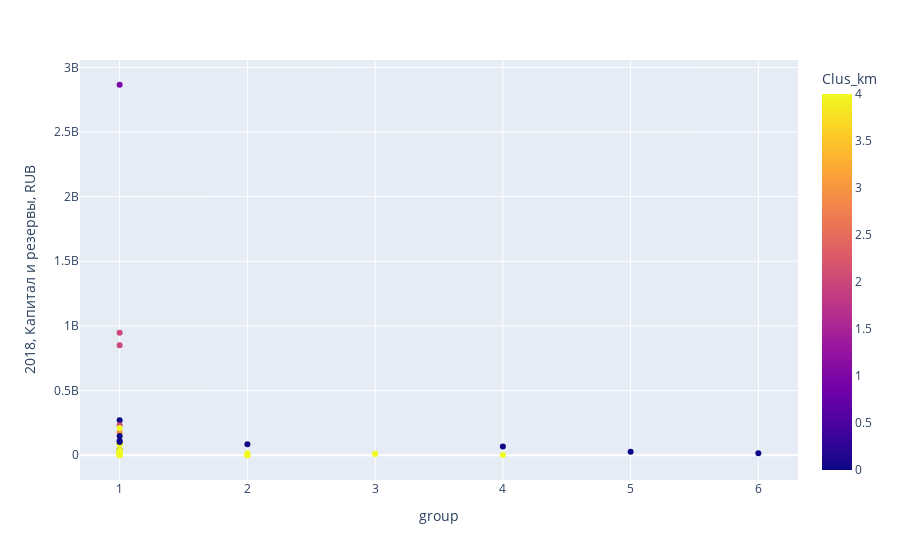

Here is the notebook cell this chart was saved with:
### Code cell
fig = px.scatter(year_2018, x="group", y="2018, Капитал и резервы, RUB", color="Clus_km")
fig.show()

### Figure 1 — Plotly figure (JSON) as saved in the notebook; plotly's stock layout.template omitted (floating-point values rounded to 4 significant figures)
{"data": [{"hovertemplate": "group=%{x}<br>2018, Капитал и резервы, RUB=%{y}<br>Clus_km=%{marker.color}<extra></extra>", "legendgroup": "", "marker": {"color": [4, 4, 4, 4, 0, 4, 4, 4, 4, 4, 4, 4, 4, 4, 2, 0, 2, 3, 0, 2, 0, 4, 4, 4, 0, 4, 4, 4, 4, 0, 4, 4, 4, 4, 0, 4, 0, 4, 4, 4, 4, 4, 4, 4, 4, 1, 4, 4, 4, 4, 4, 4, 4, 0], "coloraxis": "coloraxis", "symbol": "circle"}, "mode": "markers", "name": "", "orientation": "v", "showlegend": false, "type": "scatter", "x": [1, 1, 1, 1, 1, 1, 1, 1, 2, 3, 1, 1, 1, 1, 1, 1, 1, 1, 6, 1, 1, 2, 1, 2, 5, 1, 1, 1, 1, 1, 1, 1, 3, 2, 2, 1, 1, 1, 1, 1, 2, 1, 1, 1, 1, 1, 4, 1, 1, 2, 1, 1, 1, 4], "xaxis": "x", "y": [20352000, 2008000, 88649000, 95937000, 271591000, 40286000, 86075000, 22006000, 152000, 12705000, null, 41063000, 4821000, 3345000, 947396000, 37934000, 850623000, 178401000, 15112000, 231875000, 149383000, null, 636000, 16240000, 26477000, 11233000, 15108000, 35084000, 5720000, 113057000, 78607000, 13047000, 10480000, 829000, 84590000, null, 102698000, 165000, 210268000, 28897000, 1858000, 35269000, 1214000, 8047000, null, 2865046000, 2409000, 3128000, 2259000, 398000, 1648000, 4836000, 3545000, 66982000], "yaxis": "y"}], "layout": {"coloraxis": {"colorbar": {"title": {"text": "Clus_km"}}, "colorscale": [[0, "#0d0887"], [0.1111, "#46039f"], [0.2222, "#7201a8"], [0.3333, "#9c179e"], [0.4444, "#bd3786"], [0.5556, "#d8576b"], [0.6667, "#ed7953"], [0.7778, "#fb9f3a"], [0.8889, "#fdca26"], [1, "#f0f921"]]}, "legend": {"tracegroupgap": 0}, "margin": {"t": 60}, "xaxis": {"anchor": "y", "domain": [0, 1], "title": {"text": "group"}}, "yaxis": {"anchor": "x", "domain": [0, 1], "title": {"text": "2018, Капитал и резервы, RUB"}}}}
